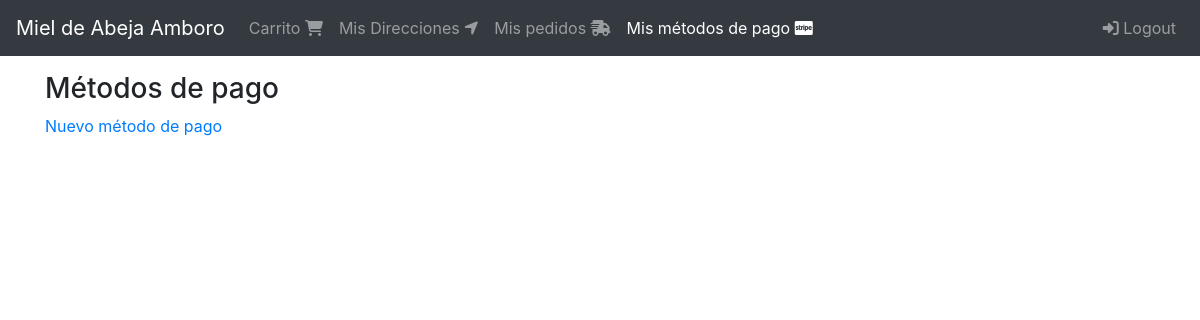
Page /pagos/ (signed in) on the earlier database version.
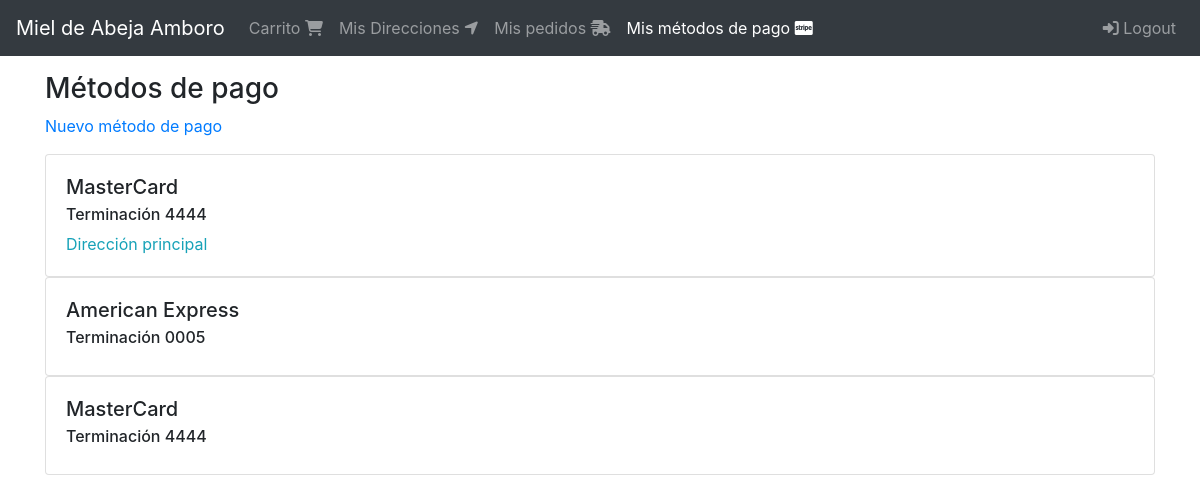
Same page on the later database version.
### billing_profiles/models.py (models this page shows, shortened)
class BillingProfile(models.Model):
    user = models.ForeignKey(User, on_delete=models.CASCADE)
    token = models.CharField(max_length=50, null=False, blank=False)
    card_id = models.CharField(max_length=50, null=False, blank=False)
    last4 = models.CharField(max_length=4, null=False, blank=False)
    brand = models.CharField(max_length=10, null=False, blank=False)
    default = models.BooleanField(default=False)
    created_at = models.DateTimeField(auto_now_add=True)
    objects = BillingProfileManager()

### billing_profiles/views.py (the view)
# urls.py: path('', views.BillingProfileListView.as_view(), name='billing_profiles'),
class BillingProfileListView(LoginRequiredMixin, ListView):
    login_url = 'login'
    template_name = 'billing_profiles/billing_profiles.html'
    def get_queryset(self):
        return self.request.user.billing_profiles

### users/models.py (called while the page is built)
    @property
    def billing_profiles(self):
        return self.billingprofile_set.all().order_by('-default')

### billing_profiles/templates/billing_profiles/billing_profiles.html
{% extends 'base.html' %}
{% block content %}
  <div class="col">
    <div class="h3">
      Métodos de pago
    </div>
    <div class="">
      <a href="{% url 'billing_profiles:create' %}">Nuevo método de pago</a>
    </div>
    <div class="mt-3">
      {% for billing_profile in object_list %}
        {% include 'billing_profiles/snippets/billing_profile.html' %}
      {% endfor %}
    </div>
  </div>
{% endblock %}

### billing_profiles/templates/billing_profiles/snippets/billing_profile.html
<div class="card">
  <div class="card-body">
    <h5 class="card-title">{{ billing_profile.brand }}</h5>
    <h6 class="card-subtitle">
      Terminación {{ billing_profile.last4 }}
    </h6>
    <div class="mt-2 text-info">
      {% if billing_profile.default %}
        Dirección principal
      {% endif %}
    </div>
  </div>
</div>

Differences in the rows shown:
added BillingProfile: brand "MasterCard", last4 "4444", default "Dirección principal"
added BillingProfile: brand "American Express", last4 "0005"
added BillingProfile: brand "MasterCard", last4 "4444"
